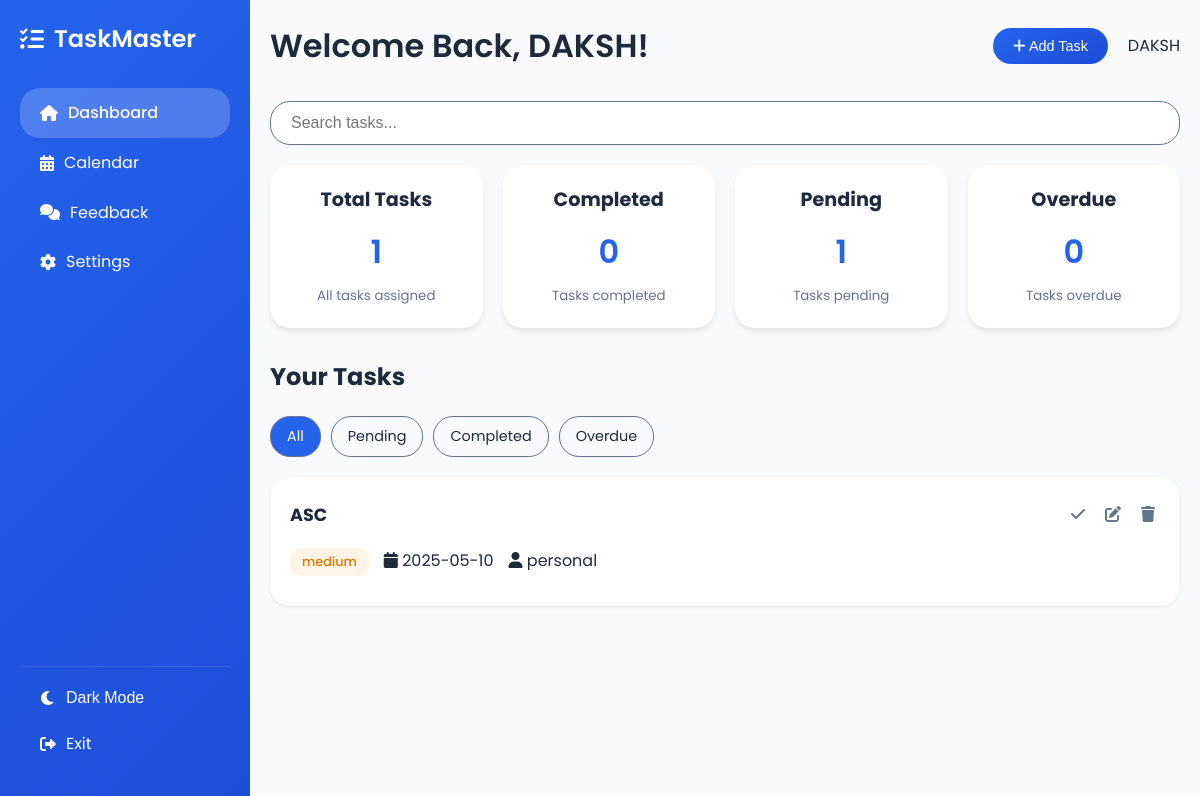
Screenshot of /dashboard/ (signed in) with the database file from the repository.
### TASKMASTERAPP/models.py (models this page shows, shortened)
class CustomUser(AbstractUser):
    USER_TYPES = [
        ('user', 'Regular User'),
        ('admin', 'Administrator'),
    ]
    GENDER_CHOICES = [
        ('male', 'Male'),
        ('female', 'Female'),
        ('other', 'Other'),
    ]
    profile_picture = models.ImageField(upload_to='profile_pics/', null=True, blank=True, default='default-profile.jpg')
    bio = models.TextField(max_length=500, blank=True, null=True)
    date_of_birth = models.DateField(null=True, blank=True)
    phone_number = models.CharField(max_length=15, blank=True, null=True)
    gender = models.CharField(max_length=10, choices=GENDER_CHOICES, blank=True, null=True)
    address = models.TextField(blank=True, null=True)
    social = models.URLField(blank=True, null=True)
    user_type = models.CharField(max_length=10, choices=USER_TYPES, default='user')

class Task(models.Model):
    PRIORITY_CHOICES = [
        ('low', 'Low'),
        ('medium', 'Medium'),
        ('high', 'High'),
    ]
    STATUS_CHOICES = [
        ('pending', 'Pending'),
        ('completed', 'Completed'),
        ('overdue', 'Overdue'),
    ]
    CATEGORY_CHOICES = [
        ('work', 'Work'),
        ('personal', 'Personal'),
        ('shopping', 'Shopping'),
        ('health', 'Health'),
        ('other', 'Other'),
    ]
    user = models.ForeignKey(
        settings.AUTH_USER_MODEL,
        on_delete=models.CASCADE,
        related_name='tasks'
    )
    id = models.AutoField(primary_key=True)
    title = models.CharField(max_length=200)
    description = models.TextField(blank=True, null=True)
    due_date = models.DateField()
    priority = models.CharField(max_length=10, choices=PRIORITY_CHOICES, default='medium')
    status = models.CharField(max_length=10, choices=STATUS_CHOICES, default='pending')
    category = models.CharField(max_length=20, choices=CATEGORY_CHOICES, default='other')
    tags = models.CharField(max_length=200, blank=True, null=True)
    created_at = models.DateTimeField(auto_now_add=True)
    updated_at = models.DateTimeField(auto_now=True)
    class Meta:
        ordering = ['-created_at']
    def update_status(self):
        today = timezone.now().date()
        if isinstance(self.due_date, str):
            self.due_date = datetime.strptime(self.due_date, '%Y-%m-%d').date()
        if self.status != 'completed':
            if self.due_date < today:
                self.status = 'overdue'
            else:
                self.status = 'pending'
        return self.status
    def save(self, *args, **kwargs):
        self.update_status()
        super().save(*args, **kwargs)

### TASKMASTERAPP/views.py (the view)
# urls.py: path('dashboard/', views.dashboard, name='dashboard'),
@login_required
def dashboard(request):
    tasks = Task.objects.filter(user=request.user)
    for task in tasks:
        task.update_status()
        task.save()
    filter_param = request.GET.get('filter', 'all')
    if filter_param == 'pending':
        tasks = tasks.filter(status='pending')
    elif filter_param == 'completed':
        tasks = tasks.filter(status='completed')
    elif filter_param == 'overdue':
        tasks = tasks.filter(status='overdue')
    context = {
        'user': request.user,
        'tasks': tasks,
        'total_tasks': tasks.count(),
        'completed_tasks': tasks.filter(status='completed').count(),
        'pending_tasks': tasks.filter(status='pending').count(),
        'overdue_tasks': tasks.filter(status='overdue').count(),
    }
    return render(request, 'users/dashboard.html', context)

### TASKMASTERAPP/templates/users/dashboard.html (shortened to what this page needs)
<!DOCTYPE html>
<html lang="en">
  <head>
    <link
      rel="stylesheet"
      href="../static/css/dashboard.css"
    />
    <link
      rel="stylesheet"
      href="https://cdnjs.cloudflare.com/ajax/libs/font-awesome/6.0.0/css/all.min.css"
    />
  </head>
  <body>
    <div class="dashboard-container">
      <aside class="sidebar">
        <div class="logo">
          <i class="fas fa-tasks"></i>
          <span>TaskMaster</span>
        </div>
        <nav class="sidebar-nav">
          <ul class="nav-links">
            <li>
              <a href="{% url 'dashboard' %}" class="active">
                <i class="fas fa-home"></i> Dashboard
              </a>
            </li>
            <li>
              <a href="{% url 'calendar' %}"> <i class="fas fa-calendar-alt"></i> Calendar </a>
            </li>
            <li>
              {% if user.is_authenticated and user.user_type == 'admin' %}
                  <a href="{% url 'admin_feedback' %}">
                    <i class="fas fa-comments"></i> View Feedbacks
                  </a>
              {% else %}
                <a href="{% url 'feedback' %}">
                  <i class="fas fa-comments"></i> Feedback
                </a>
              {% endif %}
            </li>
            <li>
              <a href="{% url 'profile' %}">
                <i class="fas fa-cog"></i> Settings
              </a>
            </li>
          </ul>
          <ul class="nav-bottom">
            <li>
              <button class="sidebar-btn theme-toggle">
                <i class="fas fa-moon"></i>
                <span>Dark Mode</span>
              </button>
            </li>
            <li>
              <a href="{% url 'index' %}" class="sidebar-btn logout-btn">
                <i class="fas fa-sign-out-alt"></i>
                <span>Exit</span>
              </a>
            </li>
          </ul>
        </nav>
      </aside>
      <main class="main-content">
        <header class="dashboard-header">
          <h1>Welcome Back, {{ user.username }}!</h1>
          <div class="header-actions">
            <button
              class="btn primary"
              onclick="document.getElementById('taskModal').classList.add('show')"
            >
              <i class="fas fa-plus"></i> Add Task
            </button>
            <div class="user-profile">
              <a href="{% url 'profile' %}">
                <span>{{ user.username }}</span>
              </a>
            </div>
          </div>
        </header>
        <div class="search-bar">
          <input type="text" id="searchInput" placeholder="Search tasks..." />
        </div>
        <section class="task-overview">
          <div class="overview-card">
            <h3>Total Tasks</h3>
            <p>{{ total_tasks }}</p>
            <small>All tasks assigned</small>
          </div>
          <div class="overview-card">
            <h3>Completed</h3>
            <p>{{ completed_tasks }}</p>
            <small>Tasks completed</small>
          </div>
          <div class="overview-card">
            <h3>Pending</h3>
            <p>{{ pending_tasks }}</p>
            <small>Tasks pending</small>
          </div>
          <div class="overview-card">
            <h3>Overdue</h3>
            <p>{{ overdue_tasks }}</p>
            <small>Tasks overdue</small>
          </div>
        </section>
        <section class="task-list">
          <h2>Your Tasks</h2>
          <div class="task-filters">
            <a
              href="{% url 'dashboard' %}?filter=all"
              class="btn secondary {% if not request.GET.filter or request.GET.filter == 'all' %}active{% endif %}"
            >
              All
            </a>
            <a
              href="{% url 'dashboard' %}?filter=pending"
              class="btn secondary {% if request.GET.filter == 'pending' %}active{% endif %}"
            >
              Pending
            </a>
            <a
              href="{% url 'dashboard' %}?filter=completed"
              class="btn secondary {% if request.GET.filter == 'completed' %}active{% endif %}"
            >
              Completed
            </a>
            <a
              href="{% url 'dashboard' %}?filter=overdue"
              class="btn secondary {% if request.GET.filter == 'overdue' %}active{% endif %}"
            >
              Overdue
            </a>
          </div>
          <div class="tasks">
            {% if tasks %} {% for task in tasks %}
            <div class="task-card {{ task.status }}">
              <div class="task-header">
                <h3>{{ task.title }}</h3>
                <div class="task-actions">
                  <a
                    href="{% url 'toggle_task' task_id=task.id %}"
                    class="btn-icon"
                  >
                    <i class="fas fa-check"></i>
                  </a>
                  <a
                    href="{% url 'edit-task' task.id %}"
                    class="btn-icon"
                  >
                    <i class="fas fa-edit"></i>
                  </a>
                  <a
                    href="{% url 'delete_task' task_id=task.id %}"
                    class="btn-icon"
                    onclick="return confirm('Are you sure you want to delete this task?')"
                  >
                    <i class="fas fa-trash"></i>
                  </a>
                </div>
              </div>
              <div class="task-details">
                <span class="priority {{ task.priority }}"
                  >{{ task.priority }}</span
                >
                <span class="due-date">
                  <i class="fas fa-calendar"></i>
                  {{ task.due_date|date:"Y-m-d" }}
                </span>
                <span class="category">
                  {% if task.category == 'work' %}
                    <i class="fas fa-briefcase"></i>
                  {% elif task.category == 'personal' %}
                    <i class="fas fa-user"></i>
                  {% elif task.category == 'shopping' %}
                    <i class="fas fa-shopping-cart"></i>
                  {% elif task.category == 'health' %}
                    <i class="fas fa-heartbeat"></i>
                  {% else %}
                    <i class="fas fa-folder"></i>
                  {% endif %}
                  {{ task.category }}
                </span>
              </div>
              {% if task.tags %}
                {% load task_filters %}
              {% endif %}
            </div>
            {% endfor %} {% else %}
            <p class="no-tasks">No tasks found.</p>
            {% endif %}
          </div>
        </section>
      </main>
    </div>
  </body>
</html>

### rows the page displays
CustomUser: username "DAKSH"
Task: title "ASC", priority "medium", due_date "2025-05-10", category "personal"

### other values shown
{{ total_tasks }} "1"
{{ completed_tasks }} "0"
{{ pending_tasks }} "1"
{{ overdue_tasks }} "0"
